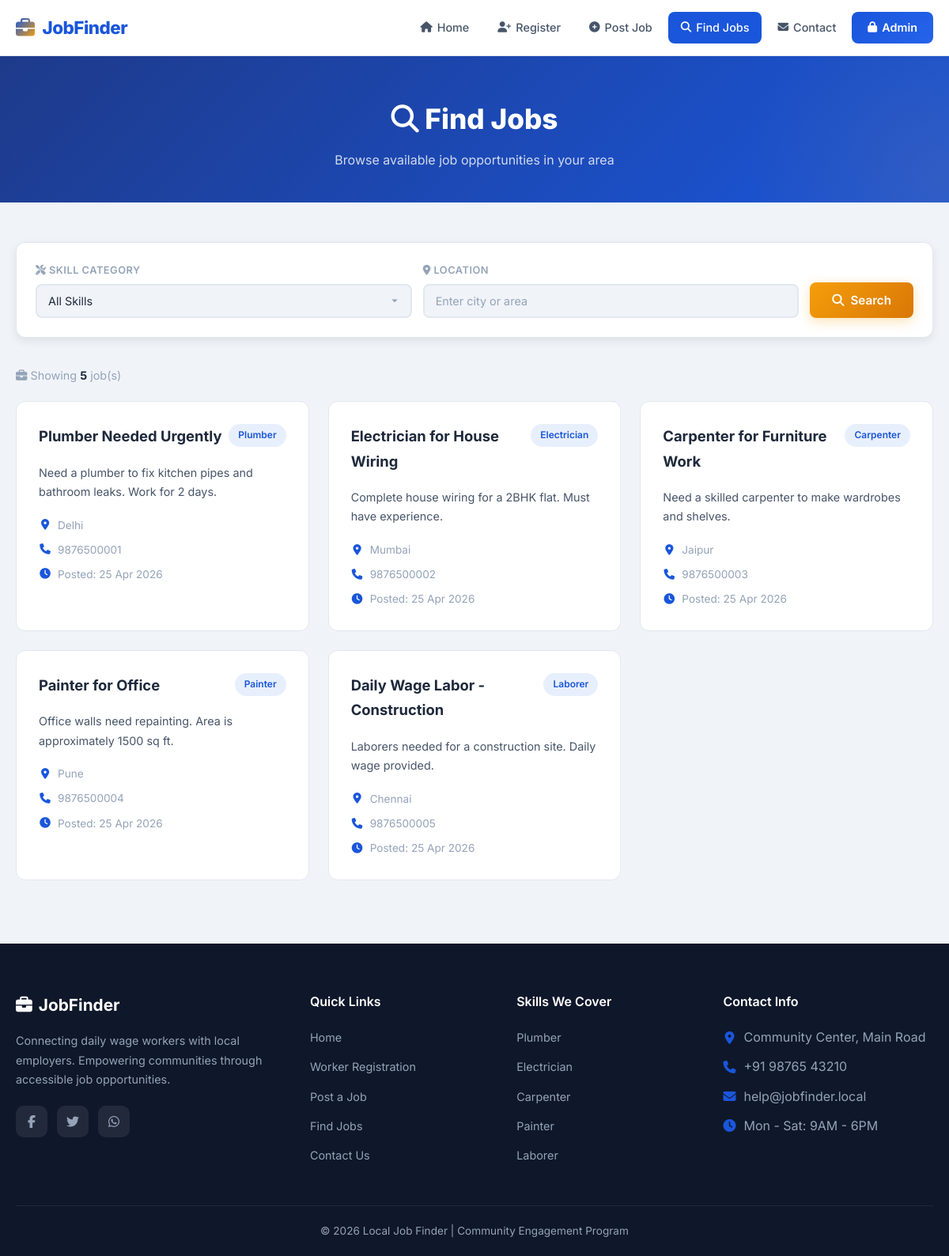
/jobs.php, run on the app's committed database.
### tables this page shows
CREATE TABLE IF NOT EXISTS jobs (
    id INT AUTO_INCREMENT PRIMARY KEY,
    title VARCHAR(150) NOT NULL,
    description TEXT NOT NULL,
    location VARCHAR(150) NOT NULL,
    contact VARCHAR(15) NOT NULL,
    skill_category VARCHAR(100) DEFAULT 'General',
    created_at TIMESTAMP DEFAULT CURRENT_TIMESTAMP
);

### jobs.php (the view, shortened to what this page needs)
<?php
include 'includes/db.php';
$searchLocation = isset($_GET['location']) ? mysqli_real_escape_string($conn, trim($_GET['location'])) : '';
$sql = "SELECT * FROM jobs WHERE 1=1";
$sql .= " ORDER BY created_at DESC";
$result = mysqli_query($conn, $sql);
$totalJobs = mysqli_num_rows($result);
include 'includes/header.php';
?>
<section class="page-header">
    <div class="container">
        <h1><i class="fas fa-search"></i> Find Jobs</h1>
        <p>Browse available job opportunities in your area</p>
    </div>
</section>
<section class="jobs-section">
    <div class="container">
        <div class="search-bar" id="search-bar">
            <form action="jobs.php" method="GET" class="search-form" id="search-form">
                <div class="search-group">
                    <label for="filter-skill"><i class="fas fa-tools"></i> Skill Category</label>
                    <select id="filter-skill" name="skill" class="form-control">
                        <option value="">All Skills</option>
                    </select>
                </div>
                <div class="search-group">
                    <label for="filter-location"><i class="fas fa-map-marker-alt"></i> Location</label>
                    <input type="text"
                           id="filter-location"
                           name="location"
                           class="form-control"
                           placeholder="Enter city or area"
                           value="<?php echo htmlspecialchars($searchLocation); ?>">
                </div>
                <button type="submit" class="btn btn-primary" id="search-btn">
                    <i class="fas fa-search"></i> Search
                </button>
            </form>
        </div>
        <p style="margin-bottom: 20px; color: var(--text-muted); font-size: 0.9rem;">
            <i class="fas fa-briefcase"></i>
            Showing <strong style="color: var(--text-dark);"><?php echo $totalJobs; ?></strong> job(s)
        </p>
        <?php if ($totalJobs > 0): ?>
            <div class="jobs-grid">
                <?php while ($job = mysqli_fetch_assoc($result)): ?>
                    <div class="job-card fade-in">
                        <div class="job-card-header">
                            <h3><?php echo htmlspecialchars($job['title']); ?></h3>
                            <span class="job-badge"><?php echo htmlspecialchars($job['skill_category']); ?></span>
                        </div>
                        <p><?php echo htmlspecialchars($job['description']); ?></p>
                        <div class="job-meta">
                            <span>
                                <i class="fas fa-map-marker-alt"></i>
                                <?php echo htmlspecialchars($job['location']); ?>
                            </span>
                            <span>
                                <i class="fas fa-phone"></i>
                                <?php echo htmlspecialchars($job['contact']); ?>
                            </span>
                            <span>
                                <i class="fas fa-clock"></i>
                                Posted: <?php echo date('d M Y', strtotime($job['created_at'])); ?>
                            </span>
                        </div>
                    </div>
                <?php endwhile; ?>
            </div>
        <?php endif; ?>
    </div>
</section>
<?php
include 'includes/footer.php';
?>

### includes/header.php (shortened to what this page needs)
<!DOCTYPE html>
<html lang="en">
<head>
    <link rel="stylesheet" href="https://cdnjs.cloudflare.com/ajax/libs/font-awesome/6.5.0/css/all.min.css">
    <link rel="stylesheet" href="assets/css/style.css">
</head>
<body>
<nav class="navbar" id="main-navbar">
    <div class="container nav-container">
        <a href="index.php" class="nav-brand">
            <i class="fas fa-briefcase"></i>
            <span>JobFinder</span>
        </a>
        <ul class="nav-links" id="nav-links">
            <li><a href="index.php" class="<?php echo basename($_SERVER['PHP_SELF']) == 'index.php' ? 'active' : ''; ?>"><i class="fas fa-home"></i> Home</a></li>
            <li><a href="register.php" class="<?php echo basename($_SERVER['PHP_SELF']) == 'register.php' ? 'active' : ''; ?>"><i class="fas fa-user-plus"></i> Register</a></li>
            <li><a href="post-job.php" class="<?php echo basename($_SERVER['PHP_SELF']) == 'post-job.php' ? 'active' : ''; ?>"><i class="fas fa-plus-circle"></i> Post Job</a></li>
            <li><a href="jobs.php" class="<?php echo basename($_SERVER['PHP_SELF']) == 'jobs.php' ? 'active' : ''; ?>"><i class="fas fa-search"></i> Find Jobs</a></li>
            <li><a href="contact.php" class="<?php echo basename($_SERVER['PHP_SELF']) == 'contact.php' ? 'active' : ''; ?>"><i class="fas fa-envelope"></i> Contact</a></li>
            <li><a href="admin/login.php" class="nav-btn"><i class="fas fa-lock"></i> Admin</a></li>
        </ul>
    </div>
</nav>
<main class="main-content">

### includes/footer.php (shortened to what this page needs)
</main>
<footer class="footer">
    <div class="container">
        <div class="footer-grid">
            <div class="footer-col">
                <h3><i class="fas fa-briefcase"></i> JobFinder</h3>
                <p>Connecting daily wage workers with local employers. Empowering communities through accessible job opportunities.</p>
                <div class="footer-social">
                    <a href="#" aria-label="Facebook"><i class="fab fa-facebook-f"></i></a>
                    <a href="#" aria-label="Twitter"><i class="fab fa-twitter"></i></a>
                    <a href="#" aria-label="WhatsApp"><i class="fab fa-whatsapp"></i></a>
                </div>
            </div>
            <div class="footer-col">
                <h4>Quick Links</h4>
                <ul>
                    <li><a href="index.php">Home</a></li>
                    <li><a href="register.php">Worker Registration</a></li>
                    <li><a href="post-job.php">Post a Job</a></li>
                    <li><a href="jobs.php">Find Jobs</a></li>
                    <li><a href="contact.php">Contact Us</a></li>
                </ul>
            </div>
            <div class="footer-col">
                <h4>Skills We Cover</h4>
                <ul>
                    <li><a href="jobs.php?skill=Plumber">Plumber</a></li>
                    <li><a href="jobs.php?skill=Electrician">Electrician</a></li>
                    <li><a href="jobs.php?skill=Carpenter">Carpenter</a></li>
                    <li><a href="jobs.php?skill=Painter">Painter</a></li>
                    <li><a href="jobs.php?skill=Laborer">Laborer</a></li>
                </ul>
            </div>
            <div class="footer-col">
                <h4>Contact Info</h4>
                <ul class="footer-contact">
                    <li><i class="fas fa-map-marker-alt"></i> Community Center, Main Road</li>
                    <li><i class="fas fa-phone"></i> +91 98765 43210</li>
                    <li><i class="fas fa-envelope"></i> help@jobfinder.local</li>
                    <li><i class="fas fa-clock"></i> Mon - Sat: 9AM - 6PM</li>
                </ul>
            </div>
        </div>
        <div class="footer-bottom">
            <p>&copy; <?php echo date('Y'); ?> Local Job Finder | Community Engagement Program</p>
        </div>
    </div>
</footer>
</body>
</html>

### data on the page
jobs: title "Plumber Needed Urgently", skill_category "Plumber", description "Need a plumber to fix kitchen pipes and bathroom leaks. Work for 2 days.", location "Delhi", contact "9876500001", created_at "25 Apr 2026"
jobs: title "Electrician for House Wiring", skill_category "Electrician", description "Complete house wiring for a 2BHK flat. Must have experience.", location "Mumbai", contact "9876500002", created_at "25 Apr 2026"
jobs: title "Carpenter for Furniture Work", skill_category "Carpenter", description "Need a skilled carpenter to make wardrobes and shelves.", location "Jaipur", contact "9876500003", created_at "25 Apr 2026"
jobs: title "Painter for Office", skill_category "Painter", description "Office walls need repainting. Area is approximately 1500 sq ft.", location "Pune", contact "9876500004", created_at "25 Apr 2026"
jobs: title "Daily Wage Labor - Construction", skill_category "Laborer", description "Laborers needed for a construction site. Daily wage provided.", location "Chennai", contact "9876500005", created_at "25 Apr 2026"

### other printed values
$totalJobs "5"
